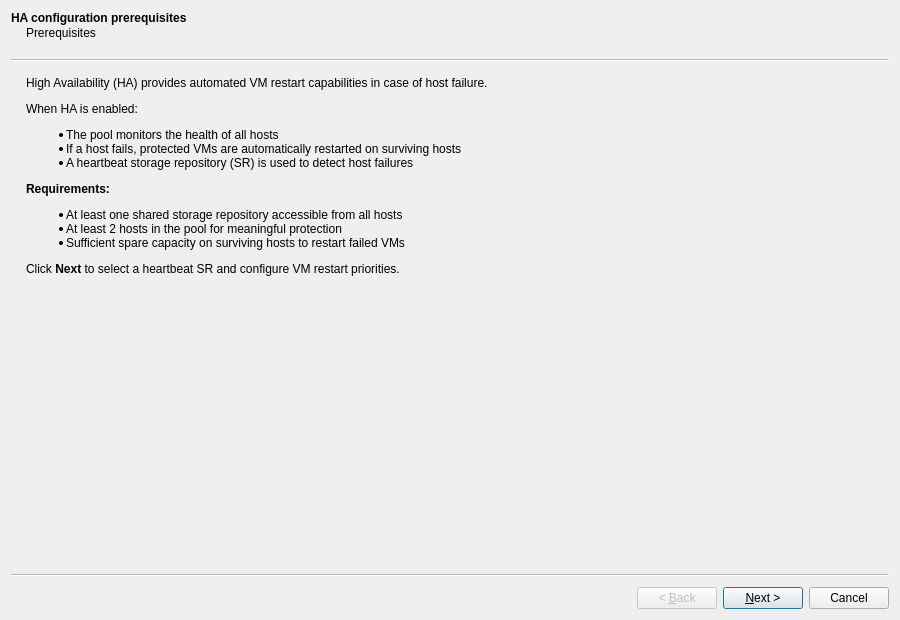
<?xml version="1.0" encoding="UTF-8"?>
<ui version="4.0">
 <class>HAWizard</class>
 <widget class="QWizard" name="HAWizard">
  <property name="geometry">
   <rect>
    <x>0</x>
    <y>0</y>
    <width>900</width>
    <height>620</height>
   </rect>
  </property>
  <widget class="QWizardPage" name="pageIntro">
   <property name="title">
    <string>HA configuration prerequisites</string>
   </property>
   <property name="subTitle">
    <string>Prerequisites</string>
   </property>
   <layout class="QVBoxLayout" name="verticalLayoutIntro">
    <item>
     <widget class="QLabel" name="introLabel">
      <property name="wordWrap">
       <bool>true</bool>
      </property>
     <property name="text">
       <string>&lt;p&gt;High Availability (HA) provides automated VM restart capabilities in case of host failure.&lt;/p&gt;
&lt;p&gt;When HA is enabled:&lt;/p&gt;
&lt;ul&gt;
&lt;li&gt;The pool monitors the health of all hosts&lt;/li&gt;
&lt;li&gt;If a host fails, protected VMs are automatically restarted on surviving hosts&lt;/li&gt;
&lt;li&gt;A heartbeat storage repository (SR) is used to detect host failures&lt;/li&gt;
&lt;/ul&gt;
&lt;p&gt;&lt;b&gt;Requirements:&lt;/b&gt;&lt;/p&gt;
&lt;ul&gt;
&lt;li&gt;At least one shared storage repository accessible from all hosts&lt;/li&gt;
&lt;li&gt;At least 2 hosts in the pool for meaningful protection&lt;/li&gt;
&lt;li&gt;Sufficient spare capacity on surviving hosts to restart failed VMs&lt;/li&gt;
&lt;/ul&gt;
&lt;p&gt;Click &lt;b&gt;Next&lt;/b&gt; to select a heartbeat SR and configure VM restart priorities.&lt;/p&gt;</string>
      </property>
     </widget>
    </item>
    <item>
     <spacer name="verticalSpacerIntro">
      <property name="orientation">
       <enum>Qt::Vertical</enum>
      </property>
      <property name="sizeHint" stdset="0">
       <size>
        <width>20</width>
        <height>40</height>
       </size>
      </property>
     </spacer>
    </item>
   </layout>
  </widget>
  <widget class="QWizardPage" name="pageRbac">
   <property name="title">
    <string>Permissions</string>
   </property>
   <property name="subTitle">
    <string>Verify permissions required to configure HA</string>
   </property>
   <layout class="QVBoxLayout" name="verticalLayoutRbac">
    <item>
     <widget class="QLabel" name="rbacWarningLabel">
      <property name="wordWrap">
       <bool>true</bool>
      </property>
      <property name="text">
       <string/>
      </property>
     </widget>
    </item>
    <item>
     <spacer name="verticalSpacerRbac">
      <property name="orientation">
       <enum>Qt::Vertical</enum>
      </property>
      <property name="sizeHint" stdset="0">
       <size>
        <width>20</width>
        <height>40</height>
       </size>
      </property>
     </spacer>
    </item>
   </layout>
  </widget>
  <widget class="QWizardPage" name="pageChooseSr">
   <property name="title">
    <string>Choose a heartbeat SR</string>
   </property>
   <property name="subTitle">
    <string>Heartbeat SR</string>
   </property>
   <layout class="QVBoxLayout" name="verticalLayoutChooseSr">
    <item>
     <widget class="QLabel" name="chooseSrDescriptionLabel">
      <property name="wordWrap">
       <bool>true</bool>
      </property>
      <property name="text">
       <string>The heartbeat SR stores the HA statefile and is used by hosts to communicate their health status. Choose a reliable shared storage repository that is accessible from all hosts in the pool.</string>
      </property>
     </widget>
    </item>
    <item>
     <widget class="QProgressBar" name="scanProgress">
      <property name="value">
       <number>0</number>
      </property>
      <property name="visible">
       <bool>false</bool>
      </property>
     </widget>
    </item>
    <item>
     <widget class="QLabel" name="noSrLabel">
      <property name="visible">
       <bool>false</bool>
      </property>
      <property name="text">
       <string>No suitable shared storage repositories found.</string>
      </property>
     </widget>
    </item>
    <item>
     <widget class="QTableWidget" name="srTable">
     <column>
      <property name="text">
        <string/>
      </property>
     </column>
     <column>
      <property name="text">
        <string>Name</string>
      </property>
     </column>
     <column>
      <property name="text">
        <string>Description</string>
       </property>
      </column>
      <column>
       <property name="text">
        <string>Comment</string>
       </property>
      </column>
     </widget>
    </item>
    <item>
     <layout class="QHBoxLayout" name="horizontalLayoutRescan">
      <item>
       <spacer name="horizontalSpacerRescan">
        <property name="orientation">
         <enum>Qt::Horizontal</enum>
        </property>
        <property name="sizeHint" stdset="0">
         <size>
          <width>40</width>
          <height>20</height>
         </size>
        </property>
       </spacer>
      </item>
      <item>
       <widget class="QPushButton" name="rescanButton">
        <property name="text">
         <string>Rescan</string>
        </property>
       </widget>
      </item>
     </layout>
    </item>
   </layout>
  </widget>
  <widget class="QWizardPage" name="pageAssign">
   <property name="title">
    <string>Configure the HA restart priority, restart order and delay interval for the VMs in this pool</string>
   </property>
   <property name="subTitle">
    <string>HA Plan</string>
   </property>
   <layout class="QVBoxLayout" name="verticalLayoutAssign">
    <item>
     <widget class="QWidget" name="statusWidget" native="true">
      <layout class="QHBoxLayout" name="horizontalLayoutStatus">
       <item>
        <widget class="QLabel" name="haStatusIconLabel">
         <property name="minimumSize">
          <size>
           <width>20</width>
           <height>20</height>
          </size>
         </property>
         <property name="text">
          <string>✓</string>
         </property>
        </widget>
       </item>
       <item>
        <widget class="QLabel" name="ntolStatusLabel">
         <property name="wordWrap">
          <bool>true</bool>
         </property>
         <property name="text">
          <string/>
         </property>
        </widget>
       </item>
      </layout>
     </widget>
    </item>
    <item>
     <widget class="QTableWidget" name="vmTable">
      <column>
       <property name="text">
        <string/>
       </property>
      </column>
      <column>
       <property name="text">
        <string>Virtual machine</string>
       </property>
      </column>
      <column>
       <property name="text">
        <string>Restart priority</string>
       </property>
      </column>
      <column>
       <property name="text">
        <string>Start order</string>
       </property>
      </column>
      <column>
       <property name="text">
        <string>Delay interval</string>
       </property>
      </column>
      <column>
       <property name="text">
        <string>Agile</string>
       </property>
      </column>
     </widget>
    </item>
    <item>
     <layout class="QHBoxLayout" name="horizontalLayoutAssignBottom">
      <item>
       <widget class="QGroupBox" name="selectedVmGroup">
        <property name="title">
         <string>Selected VM settings</string>
        </property>
        <layout class="QFormLayout" name="formLayoutSelectedVm">
         <item row="0" column="0">
          <widget class="QLabel" name="selectedPriorityLabel">
           <property name="text">
            <string>HA restart priority:</string>
           </property>
          </widget>
         </item>
         <item row="0" column="1">
          <widget class="QComboBox" name="selectedPriorityCombo"/>
         </item>
         <item row="1" column="0">
          <widget class="QLabel" name="selectedOrderLabel">
           <property name="text">
            <string>Start order:</string>
           </property>
          </widget>
         </item>
         <item row="1" column="1">
          <widget class="QSpinBox" name="selectedOrderSpin"/>
         </item>
         <item row="2" column="0">
          <widget class="QLabel" name="selectedDelayLabel">
           <property name="text">
            <string>Attempt to start next VM after:</string>
           </property>
          </widget>
         </item>
         <item row="2" column="1">
          <layout class="QHBoxLayout" name="horizontalLayoutDelay">
           <item>
            <widget class="QSpinBox" name="selectedDelaySpin"/>
           </item>
           <item>
            <widget class="QLabel" name="selectedDelayUnitsLabel">
             <property name="text">
              <string>seconds</string>
             </property>
            </widget>
           </item>
          </layout>
         </item>
        </layout>
       </widget>
      </item>
      <item>
       <widget class="QGroupBox" name="ntolGroup">
        <property name="title">
         <string>Server failure limit</string>
        </property>
        <layout class="QVBoxLayout" name="verticalLayoutNtolGroup">
         <item>
          <widget class="QLabel" name="ntolGroupInfoLabel">
           <property name="wordWrap">
            <bool>true</bool>
           </property>
           <property name="text">
            <string>You can specify the number of server failures you need to be able to tolerate in the pool.</string>
           </property>
          </widget>
         </item>
         <item>
          <layout class="QHBoxLayout" name="horizontalLayoutNtol">
           <item>
            <widget class="QLabel" name="ntolLabel">
             <property name="text">
              <string>Failures tolerated:</string>
             </property>
            </widget>
           </item>
           <item>
            <widget class="QSpinBox" name="ntolSpinBox"/>
           </item>
           <item>
            <widget class="QLabel" name="maxNtolLabel">
             <property name="text">
              <string>(max = 0)</string>
             </property>
            </widget>
           </item>
          </layout>
         </item>
        </layout>
       </widget>
      </item>
     </layout>
    </item>
   </layout>
  </widget>
  <widget class="QWizardPage" name="pageFinish">
   <property name="title">
    <string>Review configuration and activate HA</string>
   </property>
   <property name="subTitle">
    <string>Finish</string>
   </property>
   <layout class="QVBoxLayout" name="verticalLayoutFinish">
    <item>
     <widget class="QLabel" name="finishDescriptionLabel">
      <property name="wordWrap">
       <bool>true</bool>
      </property>
      <property name="text">
       <string>Review the final HA configuration below. You can press Finish to enable HA with this configuration, or Previous to alter the configuration.</string>
      </property>
     </widget>
    </item>
    <item>
     <widget class="QGroupBox" name="summaryGroup">
      <property name="title">
       <string>Configuration Summary</string>
      </property>
      <layout class="QFormLayout" name="formLayoutSummary">
       <item row="0" column="0">
        <widget class="QLabel" name="labelHeartbeatSr">
         <property name="text">
          <string>Heartbeat SR:</string>
         </property>
        </widget>
       </item>
       <item row="0" column="1">
        <widget class="QLabel" name="finishSRLabel">
         <property name="text">
          <string/>
         </property>
        </widget>
       </item>
       <item row="1" column="0">
        <widget class="QLabel" name="labelFailuresTol">
         <property name="text">
          <string>Failures to tolerate:</string>
         </property>
        </widget>
       </item>
       <item row="1" column="1">
        <widget class="QLabel" name="finishNtolLabel">
         <property name="text">
          <string/>
         </property>
        </widget>
       </item>
       <item row="2" column="0">
        <widget class="QLabel" name="labelRestartHigh">
         <property name="text">
          <string>Protected VMs (Restart High):</string>
         </property>
        </widget>
       </item>
       <item row="2" column="1">
        <widget class="QLabel" name="finishRestartHighLabel">
         <property name="text">
          <string/>
         </property>
        </widget>
       </item>
       <item row="3" column="0">
        <widget class="QLabel" name="labelRestart">
         <property name="text">
          <string>Protected VMs (Restart):</string>
         </property>
        </widget>
       </item>
       <item row="3" column="1">
        <widget class="QLabel" name="finishRestartLabel">
         <property name="text">
          <string/>
         </property>
        </widget>
       </item>
       <item row="4" column="0">
        <widget class="QLabel" name="labelBestEffort">
         <property name="text">
          <string>Best Effort VMs:</string>
         </property>
        </widget>
       </item>
       <item row="4" column="1">
        <widget class="QLabel" name="finishBestEffortLabel">
         <property name="text">
          <string/>
         </property>
        </widget>
       </item>
       <item row="5" column="0">
        <widget class="QLabel" name="labelDoNotRestart">
         <property name="text">
          <string>Do Not Restart VMs:</string>
         </property>
        </widget>
       </item>
       <item row="5" column="1">
        <widget class="QLabel" name="finishDoNotRestartLabel">
         <property name="text">
          <string/>
         </property>
        </widget>
       </item>
      </layout>
     </widget>
    </item>
    <item>
     <layout class="QHBoxLayout" name="horizontalLayoutFinishWarning">
      <item>
       <widget class="QLabel" name="finishWarningIcon">
        <property name="text">
         <string/>
        </property>
       </widget>
      </item>
      <item>
       <widget class="QLabel" name="finishWarningLabel">
        <property name="wordWrap">
         <bool>true</bool>
        </property>
        <property name="text">
         <string/>
        </property>
       </widget>
      </item>
     </layout>
    </item>
    <item>
     <spacer name="verticalSpacerFinish">
      <property name="orientation">
       <enum>Qt::Vertical</enum>
      </property>
      <property name="sizeHint" stdset="0">
       <size>
        <width>20</width>
        <height>40</height>
       </size>
      </property>
     </spacer>
    </item>
   </layout>
  </widget>
 </widget>
 <resources/>
 <connections/>
</ui>
